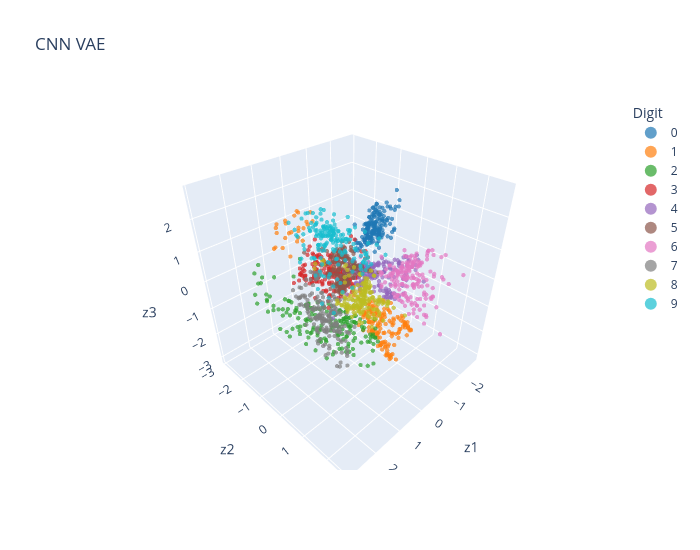

Write notebook code for a chart like this one.
### Markdown cell above
### Latent space
We plot the mean $\boldsymbol{\mu}_\theta(\mathbf{x}_i)$ of each image.

### Code cell
vae = trainer_vae.best_model
with torch.no_grad():
    Z_vae = vae.encoder(X_img)[:, :latent_dim].numpy()
plot_embedding_3d(Z_vae, 'CNN VAE')

### Figure 1 — Plotly figure (JSON) as saved in the notebook; plotly's stock layout.template omitted (floating-point values rounded to 4 significant figures; data arrays with more than 128 entries replaced by an {"elided": "..."} marker saying what was removed)
{"data": [{"hovertemplate": "Digit=0<br>z1=%{x}<br>z2=%{y}<br>z3=%{z}<extra></extra>", "legendgroup": "0", "marker": {"color": "#1F77B4", "opacity": 0.7, "size": 2.5, "symbol": "circle"}, "mode": "markers", "name": "0", "scene": "scene", "showlegend": true, "type": "scatter3d", "x": {"elided": "178 float values"}, "y": {"elided": "178 float values"}, "z": {"elided": "178 float values"}}, {"hovertemplate": "Digit=1<br>z1=%{x}<br>z2=%{y}<br>z3=%{z}<extra></extra>", "legendgroup": "1", "marker": {"color": "#FF7F0E", "opacity": 0.7, "size": 2.5, "symbol": "circle"}, "mode": "markers", "name": "1", "scene": "scene", "showlegend": true, "type": "scatter3d", "x": {"elided": "182 float values"}, "y": {"elided": "182 float values"}, "z": {"elided": "182 float values"}}, {"hovertemplate": "Digit=2<br>z1=%{x}<br>z2=%{y}<br>z3=%{z}<extra></extra>", "legendgroup": "2", "marker": {"color": "#2CA02C", "opacity": 0.7, "size": 2.5, "symbol": "circle"}, "mode": "markers", "name": "2", "scene": "scene", "showlegend": true, "type": "scatter3d", "x": {"elided": "177 float values"}, "y": {"elided": "177 float values"}, "z": {"elided": "177 float values"}}, {"hovertemplate": "Digit=3<br>z1=%{x}<br>z2=%{y}<br>z3=%{z}<extra></extra>", "legendgroup": "3", "marker": {"color": "#D62728", "opacity": 0.7, "size": 2.5, "symbol": "circle"}, "mode": "markers", "name": "3", "scene": "scene", "showlegend": true, "type": "scatter3d", "x": {"elided": "183 float values"}, "y": {"elided": "183 float values"}, "z": {"elided": "183 float values"}}, {"hovertemplate": "Digit=4<br>z1=%{x}<br>z2=%{y}<br>z3=%{z}<extra></extra>", "legendgroup": "4", "marker": {"color": "#9467BD", "opacity": 0.7, "size": 2.5, "symbol": "circle"}, "mode": "markers", "name": "4", "scene": "scene", "showlegend": true, "type": "scatter3d", "x": {"elided": "181 float values"}, "y": {"elided": "181 float values"}, "z": {"elided": "181 float values"}}, {"hovertemplate": "Digit=5<br>z1=%{x}<br>z2=%{y}<br>z3=%{z}<extra></extra>", "legendgroup": "5", "marker": {"color": "#8C564B", "opacity": 0.7, "size": 2.5, "symbol": "circle"}, "mode": "markers", "name": "5", "scene": "scene", "showlegend": true, "type": "scatter3d", "x": {"elided": "182 float values"}, "y": {"elided": "182 float values"}, "z": {"elided": "182 float values"}}, {"hovertemplate": "Digit=6<br>z1=%{x}<br>z2=%{y}<br>z3=%{z}<extra></extra>", "legendgroup": "6", "marker": {"color": "#E377C2", "opacity": 0.7, "size": 2.5, "symbol": "circle"}, "mode": "markers", "name": "6", "scene": "scene", "showlegend": true, "type": "scatter3d", "x": {"elided": "181 float values"}, "y": {"elided": "181 float values"}, "z": {"elided": "181 float values"}}, {"hovertemplate": "Digit=7<br>z1=%{x}<br>z2=%{y}<br>z3=%{z}<extra></extra>", "legendgroup": "7", "marker": {"color": "#7F7F7F", "opacity": 0.7, "size": 2.5, "symbol": "circle"}, "mode": "markers", "name": "7", "scene": "scene", "showlegend": true, "type": "scatter3d", "x": {"elided": "179 float values"}, "y": {"elided": "179 float values"}, "z": {"elided": "179 float values"}}, {"hovertemplate": "Digit=8<br>z1=%{x}<br>z2=%{y}<br>z3=%{z}<extra></extra>", "legendgroup": "8", "marker": {"color": "#BCBD22", "opacity": 0.7, "size": 2.5, "symbol": "circle"}, "mode": "markers", "name": "8", "scene": "scene", "showlegend": true, "type": "scatter3d", "x": {"elided": "174 float values"}, "y": {"elided": "174 float values"}, "z": {"elided": "174 float values"}}, {"hovertemplate": "Digit=9<br>z1=%{x}<br>z2=%{y}<br>z3=%{z}<extra></extra>", "legendgroup": "9", "marker": {"color": "#17BECF", "opacity": 0.7, "size": 2.5, "symbol": "circle"}, "mode": "markers", "name": "9", "scene": "scene", "showlegend": true, "type": "scatter3d", "x": {"elided": "180 float values"}, "y": {"elided": "180 float values"}, "z": {"elided": "180 float values"}}], "layout": {"height": 550, "legend": {"itemsizing": "constant", "title": {"text": "Digit"}, "tracegroupgap": 0}, "scene": {"domain": {"x": [0, 1], "y": [0, 1]}, "xaxis": {"title": {"text": "z1"}}, "yaxis": {"title": {"text": "z2"}}, "zaxis": {"title": {"text": "z3"}}}, "title": {"text": "CNN VAE"}, "width": 700}}
